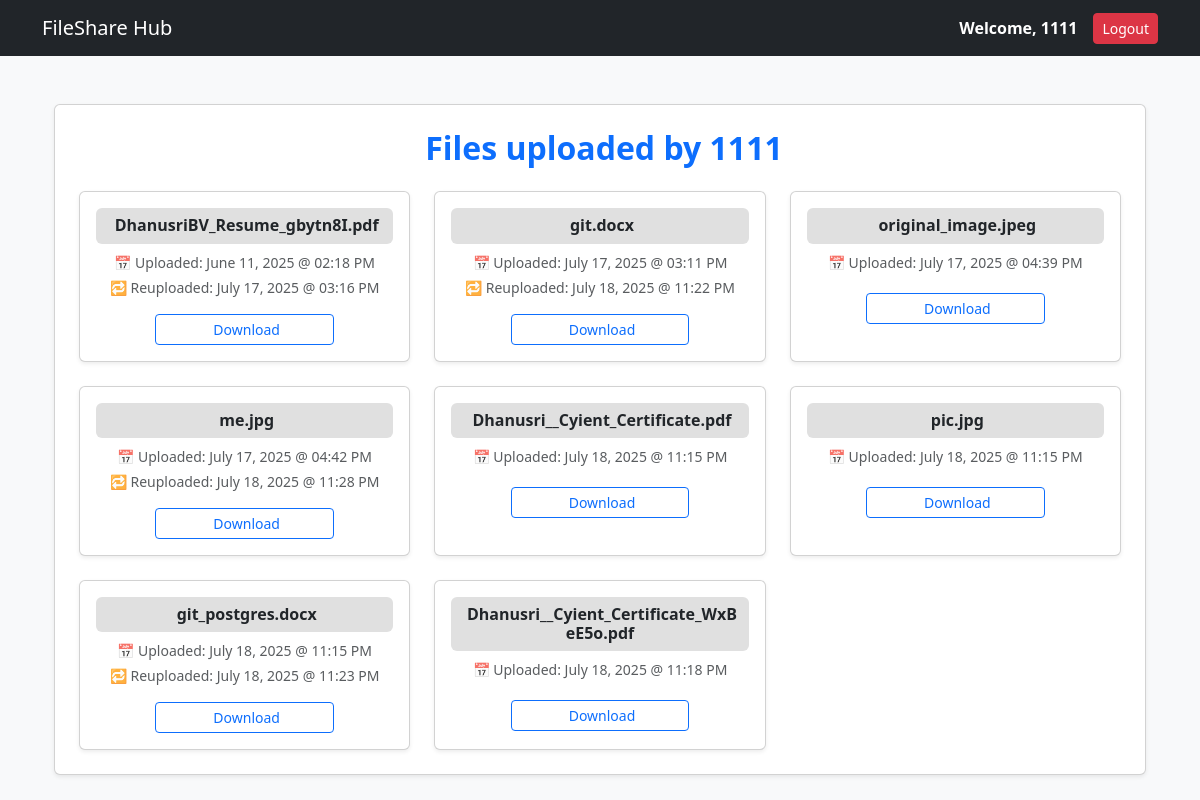
The page /users/5/files/ (signed in) on the database its author committed.
### core/models.py (models this page shows, shortened)
class UploadedFile(models.Model):
    file = models.FileField(upload_to='uploads/')
    description = models.TextField(blank=True)
    uploaded_by = models.ForeignKey(User, on_delete=models.CASCADE)
    uploaded_at = models.DateTimeField(auto_now_add=True)
    updated_at = models.DateTimeField(auto_now=True)

### core/views.py (the view)
# urls.py: path('users/<int:user_id>/files/', view_user_files, name='view_user_files'),
@login_required
def view_user_files(request, user_id):
    other_user = get_object_or_404(User, id=user_id)
    print("DEBUG → you:", request.user, "| viewing:", other_user,
          "| mutual? ->", are_mutually_following(request.user, other_user))
    if are_mutually_following(request.user, other_user):
        files = UploadedFile.objects.filter(uploaded_by=other_user)
        return render(request, 'view_files.html', {
            'files': files,
            'viewing_user': other_user
        })
    else:
        return HttpResponse("Access Denied: You are not friends with this user.")

### users/utils.py (called while the page is built)
def are_mutually_following(user1, user2):
    if user1 == user2:
        return True
    return (
        Follow.objects.filter(follower=user1, followed=user2).exists() and
        Follow.objects.filter(follower=user2, followed=user1).exists()
    )

### templates/view_files.html (shortened to what this page needs)
{% extends "base.html" %}
{% block content %}
<div class="container mt-5">
  <div class="card shadow-sm rounded p-4">
    <h2 class="mb-4 text-center text-primary fw-bold">
       Files uploaded by {{ viewing_user.username }}
    </h2>
    {% if files %}
      <div class="row row-cols-1 row-cols-md-3 g-4">
        {% for file in files %}
        <div class="col">
          <div class="card shadow-sm text-center p-3 h-100">
<h6 class="fw-semibold mb-2 p-2 rounded text-dark" style="background-color:#e0e0e0;">
  {{ file.file.name|cut:"uploads/" }}
</h6>
            <p class="mb-1 text-muted small">
              📅 Uploaded: {{ file.uploaded_at|date:"F d, Y @ h:i A" }}
            </p>
            {% if file.updated_at != file.uploaded_at %}
            <p class="mb-3 text-muted small">
              🔁 Reuploaded: {{ file.updated_at|date:"F d, Y @ h:i A" }}
            </p>
            {% else %}
            <div class="mb-3"></div>
            {% endif %}
            <a href="{{ file.file.url }}"
   class="btn btn-outline-primary btn-sm px-3 py-1 mx-auto d-block"
   style="width: 60%;"
   download>
    Download
</a>
          </div>
        </div>
        {% endfor %}
      </div>
    {% else %}
      <div class="alert alert-info text-center mt-3">
        <i class="bi bi-info-circle me-2"></i>{{ viewing_user.username }} hasn’t uploaded any files yet.
      </div>
    {% endif %}
  </div>
</div>
{% endblock %}

### templates/base.html (shortened to what this page needs)
<!DOCTYPE html>
<html lang="en">
<head>
    <link rel="stylesheet" href="https://cdn.jsdelivr.net/npm/bootstrap@5.3.0/dist/css/bootstrap.min.css">
</head>
<body class="bg-light">
<nav class="navbar navbar-expand-lg navbar-dark bg-dark">
    <div class="container">
        <a class="navbar-brand" href="{% url 'home' %}">FileShare Hub</a>
        <div class="d-flex align-items-center">
            {% if user.is_authenticated %}
                <span class="me-3 fw-bold text-white">Welcome, {{ user.username }}</span>
                <form method="post" action="{% url 'logout' %}" class="d-inline">
                    <button type="submit" class="btn btn-danger btn-sm">Logout</button>
                </form>
            {% endif %}
        </div>
    </div>
</nav>
<div class="container mt-5">
    {% block content %}{% endblock %}
</div>
</body>
</html>

### rows shown on the page
UploadedFile: file.name "DhanusriBV_Resume_gbytn8I.pdf", uploaded_at "June 11, 2025 @ 02:18 PM", updated_at "July 17, 2025 @ 03:16 PM"
UploadedFile: file.name "git.docx", uploaded_at "July 17, 2025 @ 03:11 PM", updated_at "July 18, 2025 @ 11:22 PM"
UploadedFile: file.name "original_image.jpeg", uploaded_at "July 17, 2025 @ 04:39 PM"
UploadedFile: file.name "me.jpg", uploaded_at "July 17, 2025 @ 04:42 PM", updated_at "July 18, 2025 @ 11:28 PM"
UploadedFile: file.name "Dhanusri__Cyient_Certificate.pdf", uploaded_at "July 18, 2025 @ 11:15 PM"
UploadedFile: file.name "pic.jpg", uploaded_at "July 18, 2025 @ 11:15 PM"
UploadedFile: file.name "git_postgres.docx", uploaded_at "July 18, 2025 @ 11:15 PM", updated_at "July 18, 2025 @ 11:23 PM"
UploadedFile: file.name "Dhanusri__Cyient_Certificate_WxBeE5o.pdf", uploaded_at "July 18, 2025 @ 11:18 PM"

### other values the page prints
{{ user.username }} "1111"
{{ viewing_user.username }} "1111"
